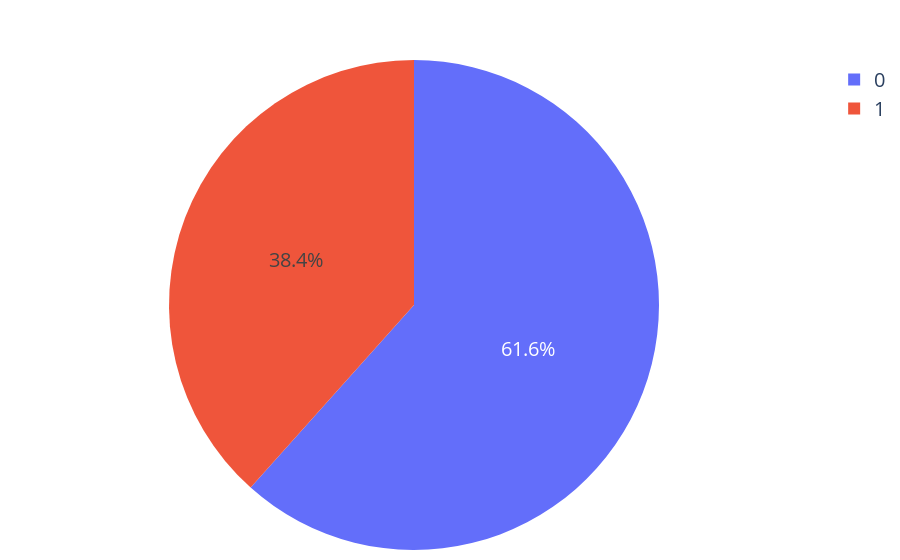

Write notebook code for a chart like this one.
### Code cell
create_pie_chart_of_count(passenger_df_train, 'Survived')

### Figure 1 — Plotly figure (JSON) as saved in the notebook; plotly's stock layout.template omitted (floating-point values rounded to 4 significant figures)
{"data": [{"domain": {"x": [0, 1], "y": [0, 1]}, "hovertemplate": "Survived=%{label}<br>count=%{value}<extra></extra>", "labels": [0, 1], "legendgroup": "", "name": "", "showlegend": true, "type": "pie", "values": [549, 342]}], "layout": {"autosize": true, "legend": {"tracegroupgap": 0}, "margin": {"t": 60}}}
